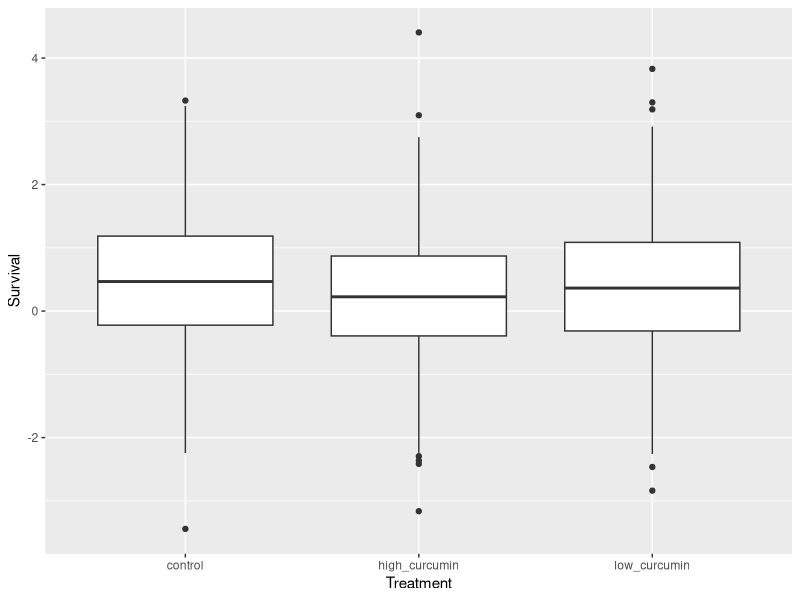
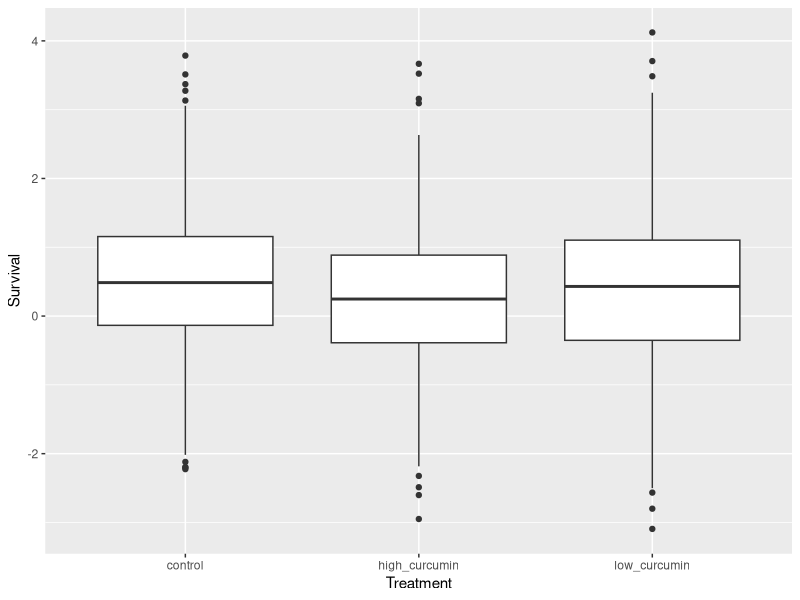
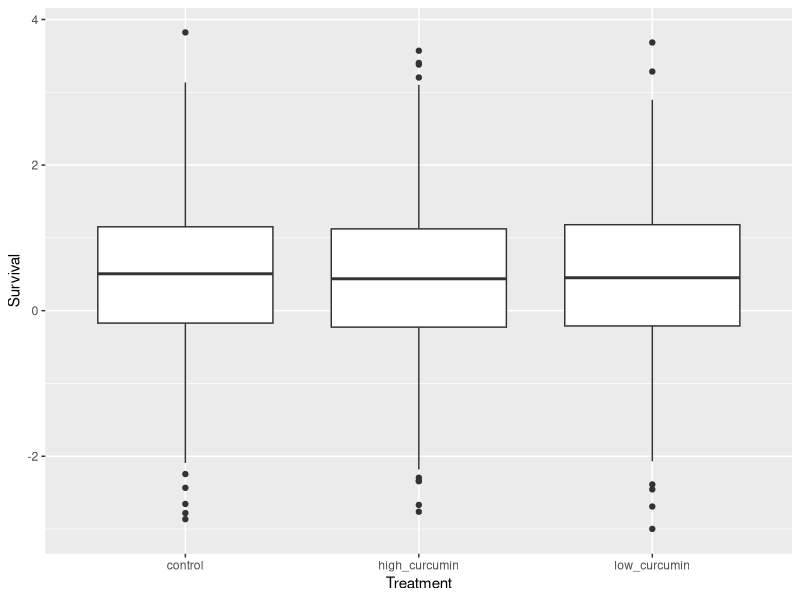
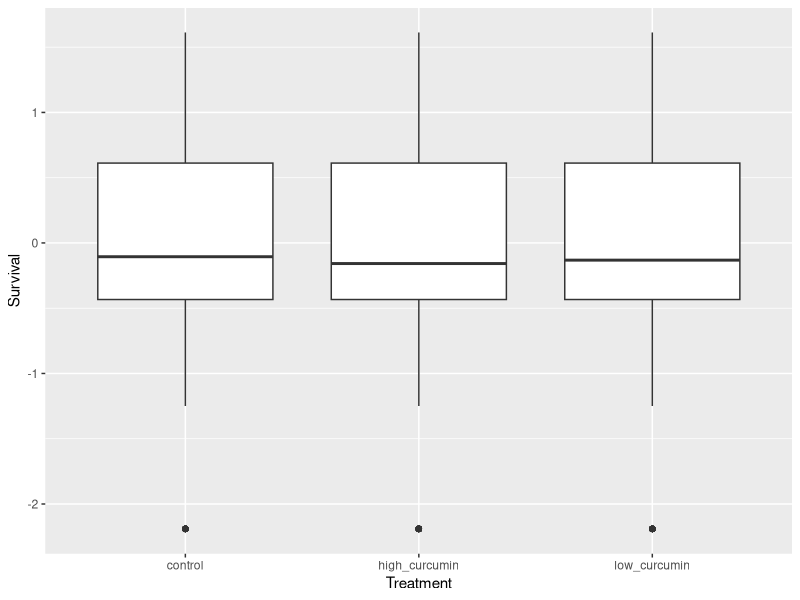

Recreate these plots in R, in order.
## ---- chunk 1
library(ggplot2)

# Control survival when exposed to lc50 with survivors being 1

Survival_C = rnorm(1000, mean = 0.5, sd = 1)

# 0.25mg curcumin exposure survival rate

Survival_L = rnorm(1000, mean = 0.35, sd = 1)

# 1mg curcumin exposure survival rate

Survival_H = rnorm(1000, mean = 0.25, sd = 1)

# Organize data ------------------------------

survival_total = data.frame(ID = 1:3000, c(Survival_C, Survival_L, Survival_H), Treatment = c(rep('control', 1000), rep('low_curcumin', 1000), rep('high_curcumin', 1000)))

colnames(survival_total)[2] <- ('Survival')

# analyze the data ------------------------------

summary_surv = summary(survival_total)
print(summary_surv)

stats <- aov(Survival ~ Treatment, data = survival_total)

stats_sum <- summary(stats)

print(stats_sum)

# create a boxplot ------------------------------

ano_plot <- ggplot(stats) + aes(x = Treatment, y = Survival) + geom_boxplot()

print(ano_plot)
## ---- chunk 2
library(ggplot2)

# create data ------------------------------

# Control survival when exposed to lc50 with survivors being 1

Survival_C = rnorm(1000, mean = 0.5, sd = 1)

# 0.25mg curcumin exposure survival rate

Survival_L = rnorm(1000, mean = 0.4, sd = 1)

# 1mg curcumin exposure survival rate

Survival_H = rnorm(1000, mean = 0.25, sd = 1)

# Organize data ------------------------------

survival_total = data.frame(ID = 1:3000, c(Survival_C, Survival_L, Survival_H), Treatment = c(rep('control', 1000), rep('low_curcumin', 1000), rep('high_curcumin', 1000)))

colnames(survival_total)[2] <- ('Survival')

# analyze the data ------------------------------

summary_surv = summary(survival_total)
print(summary_surv)

stats <- aov(Survival ~ Treatment, data = survival_total)

stats_sum <- summary(stats)

print(stats_sum)

# create a boxplot ------------------------------

ano_plot <- ggplot(stats) + aes(x = Treatment, y = Survival) + geom_boxplot()

print(ano_plot)
## ---- chunk 3
library(ggplot2)

# create data ------------------------------

# Control survival when exposed to lc50 with survivors being 1

Survival_C = rnorm(1000, mean = 0.5, sd = 1)

# 0.25mg curcumin exposure survival rate

Survival_L = rnorm(1000, mean = 0.46, sd = 1)

# 1mg curcumin exposure survival rate

Survival_H = rnorm(1000, mean = 0.43, sd = 1)

# Organize data ------------------------------

survival_total = data.frame(ID = 1:3000, c(Survival_C, Survival_L, Survival_H), Treatment = c(rep('control', 1000), rep('low_curcumin', 1000), rep('high_curcumin', 1000)))

colnames(survival_total)[2] <- ('Survival')

# analyze the data ------------------------------

summary_surv = summary(survival_total)
print(summary_surv)

stats <- aov(Survival ~ Treatment, data = survival_total)

stats_sum <- summary(stats)

print(stats_sum)

# create a boxplot ------------------------------

ano_plot <- ggplot(stats) + aes(x = Treatment, y = Survival) + geom_boxplot()

print(ano_plot)

## ---- chunk 4

# create data ------------------------------

# Control survival when exposed to lc50 with survivors being 1

Survival_C = rnorm(10, mean = 0.5, sd = 1)

# 0.25mg curcumin exposure survival rate

Survival_L = rnorm(10, mean = 0.4, sd = 1)

# 1mg curcumin exposure survival rate

Survival_H = rnorm(10, mean = 0.25, sd = 1)

# Organize data ------------------------------

survival_total = data.frame(ID = 1:3000, c(Survival_C, Survival_L, Survival_H), Treatment = c(rep('control', 1000), rep('low_curcumin', 1000), rep('high_curcumin', 1000)))

colnames(survival_total)[2] <- ('Survival')

# analyze the data ------------------------------

summary_surv = summary(survival_total)
print(summary_surv)

stats <- aov(Survival ~ Treatment, data = survival_total)

stats_sum <- summary(stats)

print(stats_sum)

# create a boxplot ------------------------------

ano_plot <- ggplot(stats) + aes(x = Treatment, y = Survival) + geom_boxplot()

print(ano_plot)

